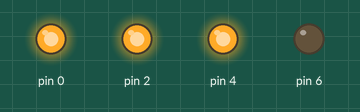
Bench run of a sketch on a simulated Arduino Uno, built with avr-gcc and run on an emulated ATmega328P. On the bench: output pins drawn as LEDs (lit = HIGH).

Above: at 0.5 s.
At 2.5 s:
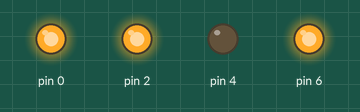
At 3.5 s:
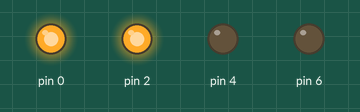
Timing chart, 0 to 5.2 s (numbered marks = the images above):
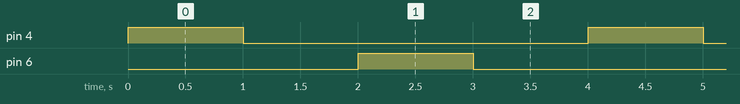

Measured:
- by itself, pin 4, pin 6: alternates HIGH for 1.0 s and LOW for 3.0 s
- by itself, everything shown: repeats every 4.0 s, in 4 steps

The sketch:

001MultiLED2.ino
```cpp
void setup() {

  pinMode(0, OUTPUT);
  pinMode(2, OUTPUT);
  pinMode(4, OUTPUT);
  pinMode(6, OUTPUT);

  digitalWrite(0, HIGH);
  digitalWrite(2, HIGH);

}

void loop() {
  digitalWrite(4, HIGH);
  delay(1000);
  digitalWrite(4, LOW);
  delay(1000);
  digitalWrite(6, HIGH);
  delay(1000);
  digitalWrite(6, LOW);
  delay(1000);
}
```
